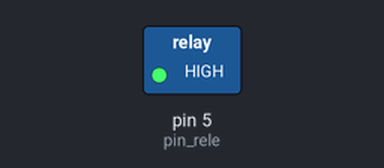
Bench run of a sketch on a simulated Arduino Uno, built with avr-gcc and run on an emulated ATmega328P. On the bench: switched loads named in the sketch (green lamp = pin HIGH). Dashed ring = blinking.

Above: at 0.5 s.
Timing chart, 0 to 4.6 s (numbered marks = the images above):
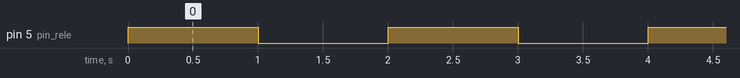

Measured:
- by itself, pin 5 (pin_rele): alternates HIGH for 1.0 s and LOW for 1.0 s

The sketch:

ACTUADORES_RELE.ino
```cpp
int pin_rele = 5; // Pin digital al que está conectado el módulo de relé
void setup() {
  pinMode(pin_rele, OUTPUT); // Establece el pin como salida
}
void loop() {
  digitalWrite(pin_rele, HIGH); // Enciende el dispositivo conectado al relé
  delay(1000); // Espera un segundo
  digitalWrite(pin_rele, LOW); // Apaga el dispositivo conectado al relé
  delay(1000); // Espera un segundo
}
```
